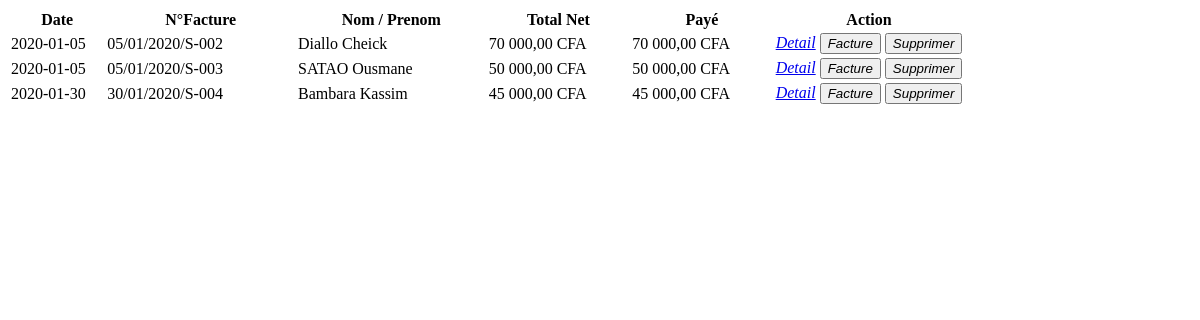
Screenshot of /sales_fetch.php with the database file from the repository.
### tables this page shows
CREATE TABLE `transaction` (
  `id_transaction` int(11) NOT NULL,
  `num_facture` varchar(20) NOT NULL,
  `client_fournisseur` int(11) NOT NULL,
  `montant` decimal(9,2) NOT NULL,
  `remise` decimal(9,2) NOT NULL,
  `montant_paye` decimal(9,2) NOT NULL,
  `remarque` text DEFAULT NULL,
  `type` int(1) NOT NULL,
  `transaction_date` varchar(10) DEFAULT NULL,
  `ajouter_par` int(11) NOT NULL
);

CREATE TABLE `clients` (
  `IdClient` int(10) NOT NULL,
  `Client_civilite` varchar(8) NOT NULL,
  `Nom` varchar(255) NOT NULL,
  `Prenom` varchar(255) NOT NULL,
  `Adresse` varchar(255) DEFAULT NULL,
  `Tel` varchar(12) DEFAULT NULL
);

### sales_fetch.php (the view, shortened to what this page needs)
<link rel="stylesheet" href="plugins/datatables-bs4/css/dataTables.bootstrap4.css">
<?php
include('includes/db_connexion.php');
$query ="SELECT t.id_transaction, t.num_facture, t.client_fournisseur, t.montant, t.montant_paye, t.type, t.transaction_date, c.IdClient, c.Nom, c.Prenom FROM transaction t, clients c WHERE t.type = 1 AND t.client_fournisseur = c.IdClient";
$statement = $connect->prepare($query);
$statement->execute();
$result = $statement->fetchAll();
$total_row = $statement->rowCount();
$output = '
<table id="sales" class="table table-bordered table-hover">
<thead>
	<tr>
		<th width="10%">Date</th>
		<th width="20%">N°Facture</th>
		<th width="20%">Nom / Prenom</th>
		<th width="15%">Total Net</th>
		<th width="15%">Payé</th>
		<th width="20%">Action</th>
	</tr>
</thead>
<tbody>
';
if ($total_row > 0)
{
	foreach ($result as $row)
	{
		$output .='
		<tr>
			<td>'.$row["transaction_date"].'</td>
			<td>'.$row["num_facture"].'</td>
			<td>'.$row["Nom"]." ".$row["Prenom"].'</td>
			<td>'.number_format($row["montant"], 2, ',', ' ')." CFA".'</td>
			<td>'.number_format($row["montant_paye"], 2, ',', ' ')." CFA".'</td>
			<td>
				<a type="button" name="detail" class="btn btn-primary btn-xs detail" href="detail_facture.php?id='.$row["num_facture"].'"><i class="nav-icon fas fa-eye" aria-hidden="true"> Detail</i></a>
				<button type="button" name="detail" class="btn btn-primary btn-xs detail" id="'.$row["id_transaction"].'"><i class="nav-icon fas fa-file" aria-hidden="true"> Facture</i></button>
				<button type="button" name="delete" class="btn btn-danger btn-xs delete" id="'.$row["id_transaction"].'"><i class="nav-icon fas fa-trash">Supprimer</i></button>
			</td>
		</tr>
		';
	}
}
else
{
	$output .='<tr>
		<td colspan="6" align="center">Pas de données</td>
	</tr>
	';
}
$output .='</tbody></table>';
echo $output;
?>

### rows the page displays
transaction: transaction_date "2020-01-05", num_facture "05/01/2020/S-002", clients.Nom "Diallo", clients.Prenom "Cheick", montant "70 000,00", montant_paye "70 000,00"
transaction: transaction_date "2020-01-05", num_facture "05/01/2020/S-003", clients.Nom "SATAO", clients.Prenom "Ousmane", montant "50 000,00", montant_paye "50 000,00"
transaction: transaction_date "2020-01-30", num_facture "30/01/2020/S-004", clients.Nom "Bambara", clients.Prenom "Kassim", montant "45 000,00", montant_paye "45 000,00"
